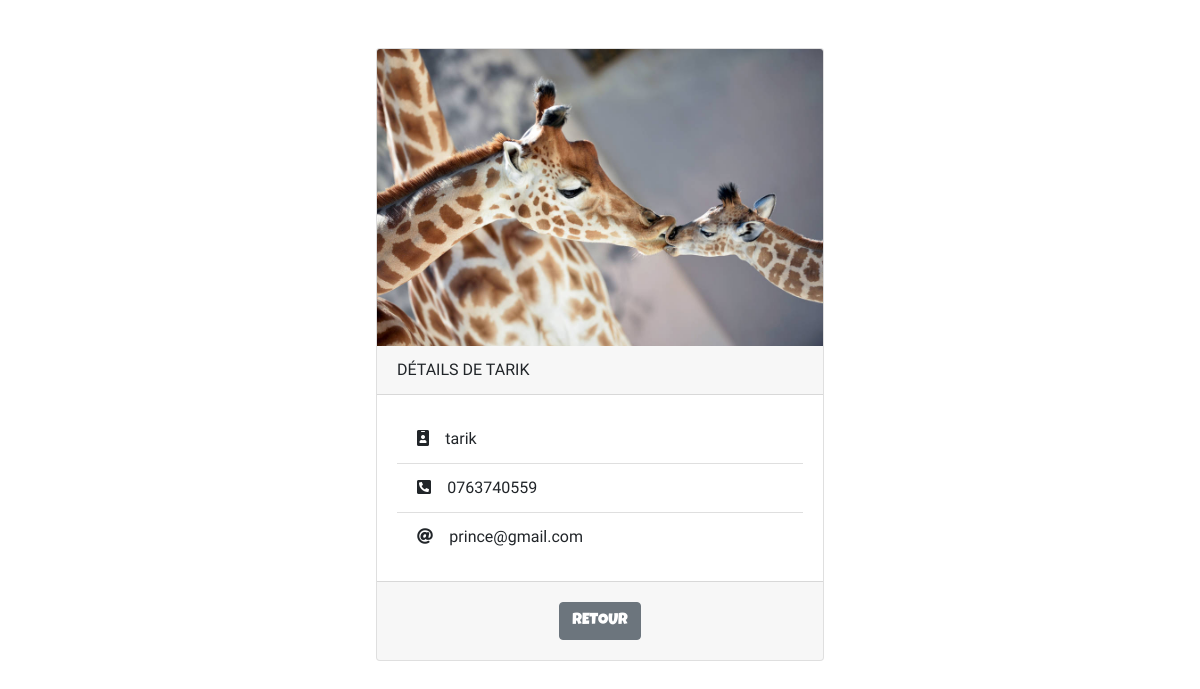
Page /index.php?controller=contact&action=displayOne&id=1 on the committed database.
### tables this page shows
CREATE TABLE `myContacts` (
  `id` int(11) NOT NULL,
  `name` varchar(250) NOT NULL,
  `tel` varchar(250) NOT NULL,
  `mail` varchar(250) NOT NULL,
  `picture` varchar(250) NOT NULL
);

### Controller/ContactController.php (called while the page is built, shortened)
<?php
class ContactController{
    public function getThisById($id){
        $contactManager = new ContactManager();
        $contact = $contactManager->select($id);
        require ('View/details.php');
    }
}
?>

### Model/Database.php (called while the page is built, shortened)
<?php
class Database{
    private $host = 'localhost';
    private $dbname = 'contacts';
    private $username = 'root';
    private $password = '';
    public function __construct(){
        try{
            $this->bdd = new PDO('mysql:host='.$this->host.';dbname='.$this->dbname,$this->username,$this->password);
        }
        catch(Exception $e) {
                die('Erreur '.$e->getMessage());
        }
    }
}
?>

### Model/ContactManager.php (called while the page is built, shortened)
<?php
    class ContactManager extends Database{
        public function select($id)
        {
            $req = $this->bdd->prepare("SELECT * FROM myContacts WHERE id=?");
            $req->bindParam(1, $id);
            $req->execute();
            $res = $req->fetch();
            $contact = new Contact($res['id'], $res['name'], $res['tel'], $res['mail'],$res['picture']);
            return $contact;
        }
    }
?>

### Model/Contact.php (called while the page is built, shortened)
<?php
class Contact{
    private $name;
    private $tel;
    private $mail;
    private $picture;
    public function __construct($id,$name,$tel,$mail,$picture){
        $this->name = $name;
        $this->tel = $tel;
        $this->mail = $mail;
        $this->picture = $picture;
    }
    public function getName()
    {
        return $this->name;
    }
    public function getTel()
    {
        return $this->tel;
    }
    public function getMail()
    {
        return $this->mail;
    }
    public function getPicture()
    {
        return $this->picture;
    }
}
?>

### View/details.php (the view, shortened to what this page needs)
<div class="d-flex justify-content-center">
<div class="card m-5" style="width: 28rem;">
    <img class="card-img-top" src="assets/<?=$contact->getPicture()?>" alt="<?= $contact->getPicture()?>">
    <div class="card-header text-uppercase">
        détails de <?=$contact->getName();?>
    </div>
    <div class="card-body">
        <ul class="list-group list-group-flush">
            <li class="list-group-item"><i class="fas fa-id-badge"></i>&emsp;<?= $contact->getName();?></li>
            <li class="list-group-item"><i class="fas fa-phone-square-alt"></i>&emsp;<?= $contact->getTel();?></li>
            <li class="list-group-item"><i class="fas fa-at"></i>&emsp;<?= $contact->getMail();?></li>
        </ul>
    </div>
    <div class="card-footer text-center">
        <a href="index.php?controller=default&&action=home">
            <button type='submit' class="btn btn-secondary mt-2 mb-2">retour</button>
        </a>
    </div>
</div>
</div>

### rows in the picture
mycontacts: picture (picture), name "TARIK", name "tarik", tel "0763740559", mail "prince@gmail.com"
